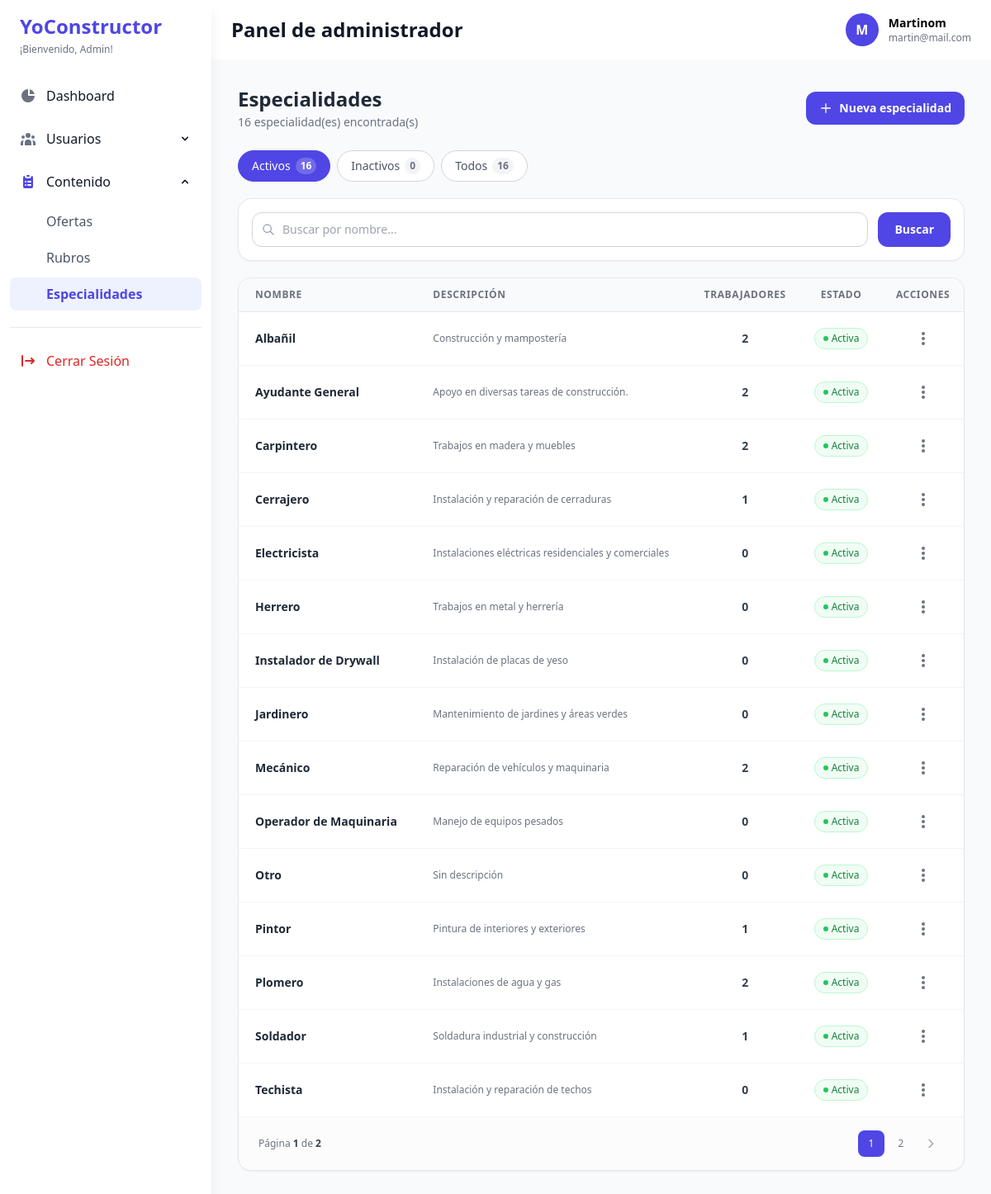
The page /admin-especialidades.php (signed in) on the database its author committed.
### tables this page shows
CREATE TABLE `especialidades` (
  `id_especialidad` int(11) NOT NULL,
  `nombre_especialidad` varchar(100) NOT NULL,
  `descripcion` text DEFAULT NULL,
  `estado` tinyint(1) DEFAULT 1 COMMENT '1=Activo, 0=Inactivo',
  `fecha_creacion` timestamp NOT NULL DEFAULT current_timestamp()
);

### admin-especialidades.php (the view, shortened to what this page needs)
<?php
include("conexion.php");
$buscar   = trim($_GET['q']      ?? '');
$estado   = $_GET['estado']      ?? 'activo';
$page_num = max(1, intval($_GET['pag'] ?? 1));
$per_page = 15;
$offset   = ($page_num - 1) * $per_page;
$where = ["1=1"];
if ($estado === 'activo')   $where[] = "estado=1";
$wsql = implode(' AND ', $where);
$total_res   = mysqli_fetch_assoc(mysqli_query($conexion, "SELECT COUNT(*) c FROM especialidades WHERE $wsql"))['c'] ?? 0;
$total_pages = ceil($total_res / $per_page);
$res         = mysqli_query(
    $conexion,
    "SELECT r.*, (SELECT COUNT(*) FROM persona_especialidades WHERE id_especialidad=r.id_especialidad) AS uso
     FROM especialidades r WHERE $wsql ORDER BY nombre_especialidad ASC LIMIT $per_page OFFSET $offset"
);
$cnt_activos   = mysqli_fetch_assoc(mysqli_query($conexion, "SELECT COUNT(*) c FROM especialidades WHERE estado=1"))['c'] ?? 0;
$cnt_inactivos = mysqli_fetch_assoc(mysqli_query($conexion, "SELECT COUNT(*) c FROM especialidades WHERE estado=0"))['c'] ?? 0;
include("sidebar-admin.php");
?>
<div class="min-h-screen bg-gray-50 p-6 md:p-8">
    <div class="flex flex-col sm:flex-row sm:items-center sm:justify-between gap-3 mb-6">
        <div>
            <h1 class="text-2xl font-bold text-gray-800">Especialidades</h1>
            <p class="text-gray-500 text-sm mt-0.5"><?= $total_res ?> especialidad(es) encontrada(s)</p>
        </div>
        <button onclick="abrirModalForm('crear')"
            class="inline-flex items-center gap-2 px-4 py-2.5 bg-indigo-600 hover:bg-indigo-700 text-white text-sm font-semibold rounded-xl transition">
            <svg class="w-4 h-4" fill="none" stroke="currentColor" viewBox="0 0 24 24">
                <path stroke-linecap="round" stroke-linejoin="round" stroke-width="2" d="M12 4v16m8-8H4" />
            </svg>
            Nueva especialidad
        </button>
    </div>
    <div class="flex flex-wrap gap-2 mb-5">
        <?php foreach (['activo' => ['Activos', $cnt_activos], 'inactivo' => ['Inactivos', $cnt_inactivos], 'todos' => ['Todos', $cnt_activos + $cnt_inactivos]] as $val => [$label, $cnt]):
            $active = $estado === $val;
            $cls = $active ? 'bg-indigo-600 text-white border-indigo-600' : 'bg-white text-gray-600 border-gray-300 hover:bg-gray-50'; ?>
            <a href="?<?= http_build_query(array_merge($_GET, ['estado' => $val, 'pag' => 1])) ?>"
                class="inline-flex items-center gap-1.5 px-4 py-2 rounded-full border text-sm font-medium transition <?= $cls ?>">
                <?= $label ?>
                <span class="<?= $active ? 'bg-white/20 text-white' : 'bg-gray-100 text-gray-500' ?> text-xs px-1.5 py-0.5 rounded-full font-semibold"><?= $cnt ?></span>
            </a>
        <?php endforeach; ?>
    </div>
    <form method="GET" class="bg-white border border-gray-200 rounded-2xl shadow-sm p-4 mb-5">
        <div class="flex gap-3">
            <div class="relative flex-1">
                <svg class="absolute left-3 top-1/2 -translate-y-1/2 w-4 h-4 text-gray-400" fill="none" stroke="currentColor" viewBox="0 0 24 24">
                    <path stroke-linecap="round" stroke-linejoin="round" stroke-width="2" d="M21 21l-6-6m2-5a7 7 0 11-14 0 7 7 0 0114 0z" />
                </svg>
                <input type="text" name="q" value="<?= htmlspecialchars($buscar) ?>" placeholder="Buscar por nombre..."
                    class="w-full pl-9 pr-3 py-2.5 border border-gray-300 rounded-xl text-sm focus:outline-none focus:ring-2 focus:ring-indigo-500 transition">
            </div>
            <button type="submit" class="px-5 py-2.5 bg-indigo-600 hover:bg-indigo-700 text-white text-sm font-semibold rounded-xl transition">Buscar</button>
        </div>
    </form>
    <div class="bg-white border border-gray-200 rounded-2xl shadow-sm overflow-hidden min-h-[450px] flex flex-col">
        <div class="overflow-x-auto flex-grow">
            <table class="w-full text-sm">
                <thead>
                    <tr class="border-b border-gray-200 bg-gray-50">
                        <th class="text-left px-5 py-3 text-xs font-semibold text-gray-500 uppercase tracking-wider">Nombre</th>
                        <th class="text-left px-5 py-3 text-xs font-semibold text-gray-500 uppercase tracking-wider hidden md:table-cell">Descripción</th>
                        <th class="text-center px-4 py-3 text-xs font-semibold text-gray-500 uppercase tracking-wider">Trabajadores</th>
                        <th class="text-center px-4 py-3 text-xs font-semibold text-gray-500 uppercase tracking-wider">Estado</th>
                        <th class="text-center px-4 py-3 text-xs font-semibold text-gray-500 uppercase tracking-wider">Acciones</th>
                    </tr>
                </thead>
                <tbody class="divide-y divide-gray-100 bg-white">
                    <?php if (!$res || mysqli_num_rows($res) === 0): ?>
                        <tr>
                            <td colspan="5" class="px-5 py-12 text-center">
                                <p class="text-gray-400 text-sm">No hay especialidades<?= $estado === 'inactivo' ? ' inactivas' : ($estado === 'activo' ? ' activas' : '') ?></p>
                                <?php if ($buscar): ?>
                                    <a href="?estado=<?= $estado ?>" class="text-xs text-indigo-600 hover:underline mt-2 inline-block font-medium">Limpiar búsqueda</a>
                                <?php endif; ?>
                            </td>
                        </tr>
                        <?php else: while ($r = mysqli_fetch_assoc($res)): ?>
                            <tr class="hover:bg-gray-50 transition <?= $r['estado'] ? '' : 'opacity-60 bg-gray-50/50' ?>">
                                <td class="px-5 py-4">
                                    <p class="font-semibold text-gray-800"><?= htmlspecialchars($r['nombre_especialidad']) ?></p>
                                </td>
                                <td class="px-5 py-4 hidden md:table-cell">
                                    <p class="text-xs text-gray-500 max-w-xs line-clamp-1">
                                        <?= htmlspecialchars($r['descripcion'] ?: 'Sin descripción') ?>
                                    </p>
                                </td>
                                <td class="px-4 py-4 text-center font-semibold text-gray-700"><?= $r['uso'] ?></td>
                                <td class="px-4 py-4 text-center">
                                    <?php if ($r['estado']): ?>
                                        <span class="inline-flex items-center gap-1 px-2.5 py-1 bg-green-50 text-green-700 border border-green-200 rounded-full text-xs font-medium">
                                            <span class="w-1.5 h-1.5 bg-green-500 rounded-full"></span>Activa
                                        </span>
                                    <?php else: ?>
                                        <span class="inline-flex items-center gap-1 px-2.5 py-1 bg-gray-100 text-gray-500 border border-gray-300 rounded-full text-xs font-medium">
                                            <span class="w-1.5 h-1.5 bg-gray-400 rounded-full"></span>Inactiva
                                        </span>
                                    <?php endif; ?>
                                </td>
                                <td class="px-4 py-4 text-center">
                                    <div class="relative inline-block text-left">
                                        <button type="button"
                                            onclick="toggleDropdown(event, 'drop-esp-<?= $r['id_especialidad'] ?>')"
                                            class="flex items-center justify-center w-8 h-8 text-gray-500 rounded-full hover:bg-gray-100 focus:outline-none transition mx-auto">
                                            <svg class="w-5 h-5" fill="currentColor" viewBox="0 0 20 20">
                                                <path d="M10 6a2 2 0 110-4 2 2 0 010 4zM10 12a2 2 0 110-4 2 2 0 010 4zM10 18a2 2 0 110-4 2 2 0 010 4z" />
                                            </svg>
                                        </button>
                                    </div>
                                </td>
                            </tr>
                    <?php endwhile;
                    endif; ?>
                </tbody>
            </table>
        </div>
        <?php if ($total_pages > 1): ?>
            <div class="px-6 py-4 border-t border-gray-100 bg-gray-50/50 flex flex-col sm:flex-row items-center justify-between gap-4">
                <p class="text-xs text-gray-500">
                    Página <span class="font-semibold text-gray-700"><?= $page_num ?></span> de <span class="font-semibold text-gray-700"><?= $total_pages ?></span>
                </p>
                <nav class="flex items-center gap-1">
                    <?php
                    $start = max(1, $page_num - 2);
                    $end = min($total_pages, $page_num + 2);
                    for ($i = $start; $i <= $end; $i++):
                        $active = ($i === $page_num);
                    ?>
                        <a href="?<?= http_build_query(array_merge($_GET, ['pag' => $i])) ?>"
                            class="w-8 h-8 flex items-center justify-center rounded-lg text-xs font-medium transition
                       <?= $active ? 'bg-indigo-600 text-white shadow-sm' : 'text-gray-500 hover:bg-gray-100 border border-transparent' ?>">
                            <?= $i ?>
                        </a>
                    <?php endfor; ?>
                    <?php if ($page_num < $total_pages): ?>
                        <a href="?<?= http_build_query(array_merge($_GET, ['pag' => $page_num + 1])) ?>"
                            class="p-2 text-gray-400 hover:text-indigo-600 hover:bg-indigo-50 rounded-lg transition">
                            <svg class="w-4 h-4" fill="none" stroke="currentColor" viewBox="0 0 24 24">
                                <path stroke-linecap="round" stroke-linejoin="round" stroke-width="2" d="M9 5l7 7-7 7" />
                            </svg>
                        </a>
                    <?php endif; ?>
                </nav>
            </div>
        <?php endif; ?>
    </div>
</div>
</main>
</div>

### rows shown on the page
especialidades: nombre_especialidad "Albañil", descripcion "Construcción y mampostería", uso "2", estado 1 (drawn)
especialidades: nombre_especialidad "Ayudante General", descripcion "Apoyo en diversas tareas de construcción.", uso "2", estado 1 (drawn)
especialidades: nombre_especialidad "Carpintero", descripcion "Trabajos en madera y muebles", uso "2", estado 1 (drawn)
especialidades: nombre_especialidad "Cerrajero", descripcion "Instalación y reparación de cerraduras", uso "1", estado 1 (drawn)
especialidades: nombre_especialidad "Electricista", descripcion "Instalaciones eléctricas residenciales y comerciales", uso "0", estado 1 (drawn)
especialidades: nombre_especialidad "Herrero", descripcion "Trabajos en metal y herrería", uso "0", estado 1 (drawn)
especialidades: nombre_especialidad "Instalador de Drywall", descripcion "Instalación de placas de yeso", uso "0", estado 1 (drawn)
especialidades: nombre_especialidad "Jardinero", descripcion "Mantenimiento de jardines y áreas verdes", uso "0", estado 1 (drawn)
especialidades: nombre_especialidad "Mecánico", descripcion "Reparación de vehículos y maquinaria", uso "2", estado 1 (drawn)
especialidades: nombre_especialidad "Operador de Maquinaria", descripcion "Manejo de equipos pesados", uso "0", estado 1 (drawn)
especialidades: nombre_especialidad "Otro", descripcion "Sin descripción", uso "0", estado 1 (drawn)
especialidades: nombre_especialidad "Pintor", descripcion "Pintura de interiores y exteriores", uso "1", estado 1 (drawn)
especialidades: nombre_especialidad "Plomero", descripcion "Instalaciones de agua y gas", uso "2", estado 1 (drawn)
especialidades: nombre_especialidad "Soldador", descripcion "Soldadura industrial y construcción", uso "1", estado 1 (drawn)
especialidades: nombre_especialidad "Techista", descripcion "Instalación y reparación de techos", uso "0", estado 1 (drawn)

### other values the page prints
substr($admin_nombre, 0, 1) "M"
$admin_nombre "Martinom"
$admin_email "martin@mail.com"
$total_res "16"
$label "Activos"
$cnt "16"
$label "Inactivos"
$cnt "0"
$label "Todos"
$page_num "1"
$total_pages "2"
